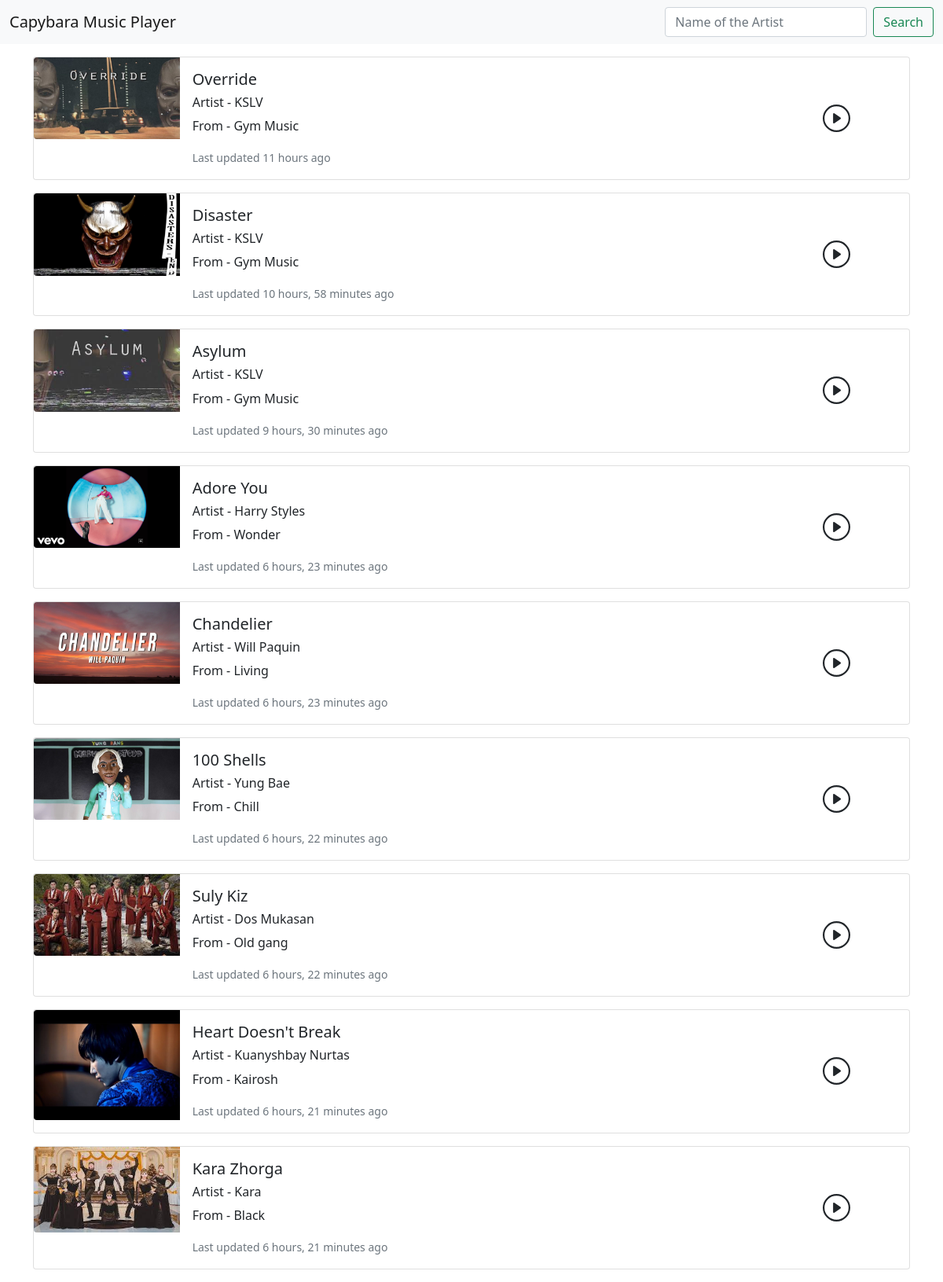
The page / on the database its author committed.
### music/models.py (models this page shows, shortened)
class Song(models.Model):
    album = models.ForeignKey("Album", verbose_name=_("Song Album"), on_delete=models.CASCADE)
    songThumbnail = models.ImageField(_("Song Thumbnail"), upload_to='thumbnail/',
                                      help_text=".jpg, .png, .jpeg, .gif, .svg supported")
    song = models.FileField(_("Song"), upload_to='songs/', help_text=".mp3 supported only", )
    songName = models.CharField(_("Song Name"), max_length=50)
    created = models.DateTimeField(_("Song created date"), auto_now_add=True)
    last_updated = models.DateTimeField(_("Latest song update"), auto_now=True)
    class Meta:
        verbose_name = _("Song")
        verbose_name_plural = _("Songs")

class Album(models.Model):
    artist = models.ForeignKey("Artist", verbose_name=_("Artist Album"), on_delete=models.CASCADE)
    albumName = models.CharField(_("Album Name"), max_length=50)
    created = models.DateTimeField(_("Album created date"), auto_now_add=True)
    last_updated = models.DateTimeField(_("Latest album update"), auto_now=True)
    class Meta:
        verbose_name = _("Album")
        verbose_name_plural = _("Albums")
    def __str__(self):
        return self.albumName

class Artist(models.Model):
    artistName = models.CharField(_("Artist Name"), max_length=50)
    created = models.DateTimeField(_("Artist created date"), auto_now_add=True)
    last_updated = models.DateTimeField(_("Latest artist update"), auto_now=True)
    class Meta:
        verbose_name = _("Artist")
        verbose_name_plural = _("Artists")

### music/views.py (the view)
# urls.py: path('', views.index, name="index")
def index(request):
    allSongs = Song.objects.all()
    return render(request, template_name="index.html", context={"allSongs" : allSongs})

### music/templates/index.html (shortened to what this page needs)
<!doctype html>
<html lang="en">
  <head>
    <link href="https://cdn.jsdelivr.net/npm/bootstrap@5.0.2/dist/css/bootstrap.min.css" rel="stylesheet">
    {% load static %}
  </head>
  <body>
    <nav class="navbar navbar-expand-lg navbar-light bg-light">
        <div class="container-fluid">
            <a class="navbar-brand" href="{% url 'index' %}">Capybara Music Player</a>
            <form class="d-flex" method="POST">
                <input class="form-control me-2" type="search" id="searchInput" placeholder="Name of the Artist" aria-label="Search">
                <button class="btn btn-outline-success" type="submit">Search</button>
            </form>
        </div>
    </nav>
    <div class="container mt-3">
        {% for song in allSongs %}
        <div class="card mb-3">
  <div class="row g-0">
    <div class="col-md-2">
      <img src="{{song.songThumbnail.url}}" class="img-fluid rounded-start" alt="{{song.songName}}">
    </div>
    <div class="col-md-8">
      <div class="card-body">
        <h5 class="card-title">{{song.songName}}</h5>
        <h6 class="card-title">Artist - {{song.album.artist.artistName}}</h6>
        <p class="card-text">From - {{song.album}}</p>
        <p class="card-text"><small class="text-muted">Last updated {{song.last_updated | timesince}} ago</small></p>
      </div>
    </div>
      <div class="col-md-2">
          <div class="play-button d-flex h-100 justify-content-center align-items-center">
          </div>
      </div>
  </div>
</div>
        {% endfor %}
    </div>
  </body>
</html>

### rows shown on the page
Song: songThumbnail (picture), songName "Override", album.artist.artistName "KSLV", album "Gym Music", last_updated "11 hours"
Song: songThumbnail (picture), songName "Disaster", album.artist.artistName "KSLV", album "Gym Music", last_updated "10 hours, 58 minutes"
Song: songThumbnail (picture), songName "Asylum", album.artist.artistName "KSLV", album "Gym Music", last_updated "9 hours, 30 minutes"
Song: songThumbnail (picture), songName "Adore You", album.artist.artistName "Harry Styles", album "Wonder", last_updated "6 hours, 23 minutes"
Song: songThumbnail (picture), songName "Chandelier", album.artist.artistName "Will Paquin", album "Living", last_updated "6 hours, 23 minutes"
Song: songThumbnail (picture), songName "100 Shells", album.artist.artistName "Yung Bae", album "Chill", last_updated "6 hours, 22 minutes"
Song: songThumbnail (picture), songName "Suly Kiz", album.artist.artistName "Dos Mukasan", album "Old gang", last_updated "6 hours, 22 minutes"
Song: songThumbnail (picture), songName "Heart Doesn't Break", album.artist.artistName "Kuanyshbay Nurtas", album "Kairosh", last_updated "6 hours, 21 minutes"
Song: songThumbnail (picture), songName "Kara Zhorga", album.artist.artistName "Kara", album "Black", last_updated "6 hours, 21 minutes"
